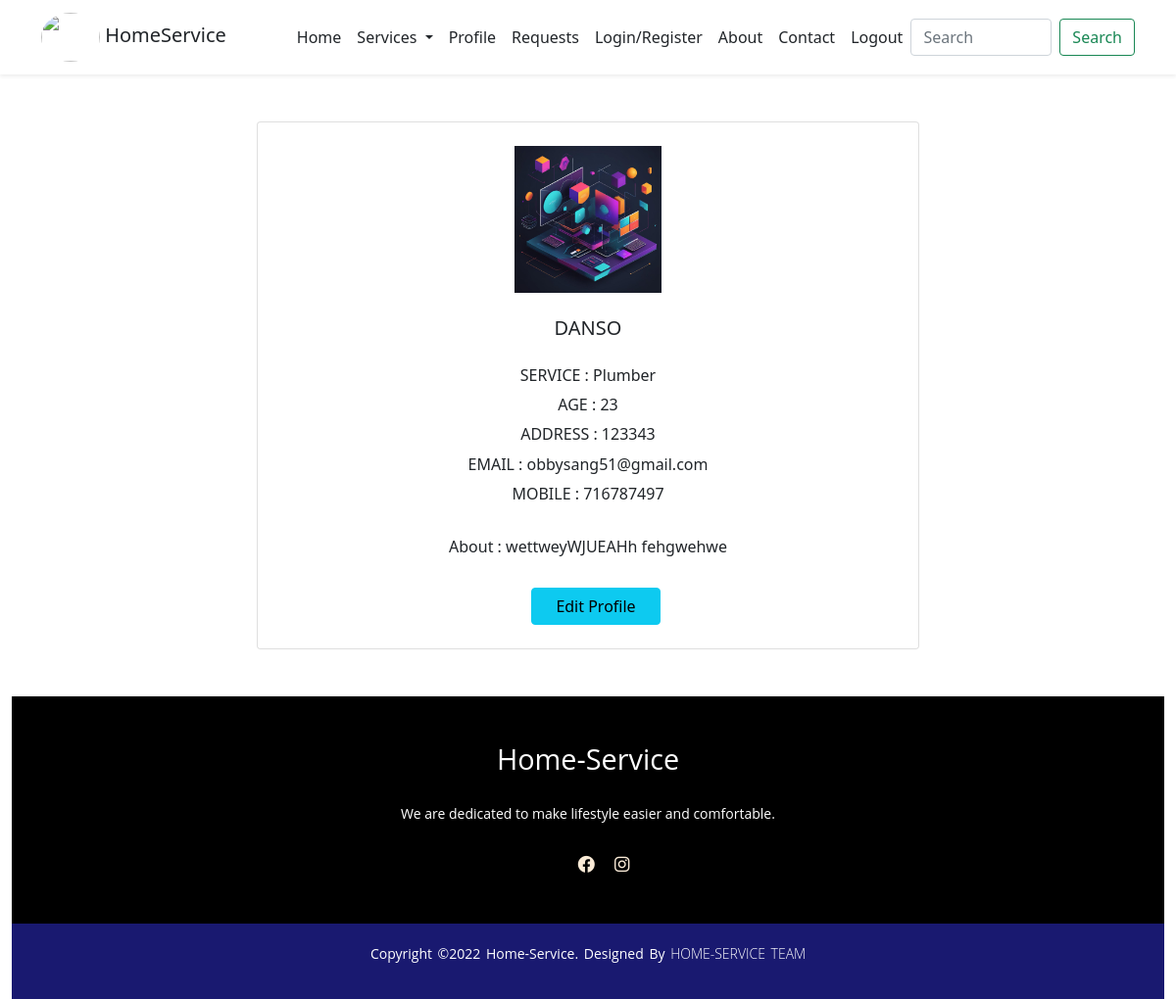
The app's page /provider/profileProvider.php (signed in) with its own data.
### tables this page shows
CREATE TABLE `providerregister` (
  `id` int(11) NOT NULL,
  `username` varchar(30) NOT NULL,
  `email` varchar(30) NOT NULL,
  `age` int(10) NOT NULL,
  `service` text NOT NULL,
  `address` varchar(20) NOT NULL,
  `mobile` int(20) NOT NULL,
  `pass` varchar(30) NOT NULL,
  `image` longblob NOT NULL,
  `about` varchar(200) NOT NULL,
  `status` varchar(255) NOT NULL DEFAULT 'yes'
);

### provider/profileProvider.php (the view, shortened to what this page needs)
<?php
if(isset($_SESSION['username'])){
$l_username=$_SESSION['username'];
}
else{
echo "<script>alert('dont access from url')</script>";
echo "<script>location.href='providerr/providerLogin.php'</script>";
}
?>
<!DOCTYPE html>
<html lang="en">
<head>
    <link rel="stylesheet" href="../css/index.css">
    <link href="https://cdn.jsdelivr.net/npm/bootstrap@5.1.3/dist/css/bootstrap.min.css" rel="stylesheet"
 />
    <link rel="stylesheet" href="https://cdnjs.cloudflare.com/ajax/libs/font-awesome/6.1.2/css/all.min.css">
</head>
<body>
      <nav class="navbar sticky-top navbar-expand-lg navbar-warning bg-white shadow-sm">
        <div class="container">
            <a class="navbar-brand text-dark" href="../indexProvider.php">
                <img src="../img/logo2.jpg" class="rounded-circle" alt="" width="60"
                    height="50" >
                HomeService</a>
            <div class="collapse navbar-collapse" id="navbarSupportedContent">
                <ul class="navbar-nav me-auto mb-2 mb-lg-0 mx-5">
                    <li class="nav-item ">
                        <a class="nav-link active text-dark" aria-current="page" href="../indexProvider.php">Home</a>
                    </li>
                    <li class="nav-item dropdown">
                        <a class="nav-link dropdown-toggle text-dark" href="#" id="navbarDropdown" role="button"
                            data-bs-toggle="dropdown" aria-expanded="false">
                            Services
                        </a>
                    </li>
                    <li class="nav-item">
                        <a class="nav-link text-dark" href="profileProvider.php">Profile</a>
                    </li>
                    <li class="nav-item">
                        <a class="nav-link text-dark" href="../request.php">Requests</a>
                    </li>
                    <li class="nav-item">
                        <a class="nav-link text-dark" href="providerLogin.php">Login/Register</a>
                    </li>
                    <li class="nav-item ">
                        <a class="nav-link text-dark" href="../pAbout.html">About</a>
                    </li>
                    <li class="nav-item">
                        <a class="nav-link text-dark" href="../pContact.html">Contact</a>
                    </li>
                    <li class="nav-item">
                        <a class="nav-link text-dark" href="../logoutProvider.php">Logout</a>
                    </li>
                </ul>
                <form class="d-flex">
                    <input class="form-control me-2" type="search" placeholder="Search" aria-label="Search" />
                    <button class="btn btn-outline-success" type="submit">
                        Search
                    </button>
                </form>
            </div>
        </div>
    </nav>
<?php
    include 'config.php';
              $allData = mysqli_query($conn,"SELECT * FROM `providerregister` WHERE username='$l_username'");
             while($row = mysqli_fetch_array($allData)){
                echo"
                        <div class='container-fluid mt-5 mb-5'>
                        <div class='row d-flex justify-content-center'>
                            <div class='col-md-7'>
                                <div class='card p-3 py-4'>
                                    <div class='text-center'>
                                        <img src='./$row[image]' width='150px'>
                                    </div>
                                    <div class='text-center mt-3'>
                                        <h5 class='mt-2 mb-0 text-uppercase text-Dark'>$row[username]</h5> <br>
                                        <span><h6 class='d-inline-block text-uppercase text-Dark'>Service : </h6>  $row[service]</span><br>
                                        <span><h6 class='d-inline-block text-uppercase text-Dark'>Age : </h6>  $row[age]</span><br>
                                        <span><h6 class='d-inline-block text-uppercase text-Dark'>Address : </h6>  $row[address]</span><br>
                                        <span><h6 class='d-inline-block text-uppercase text-Dark'>Email : </h6>  $row[email]</span><br>
                                        <span><h6 class='d-inline-block text-uppercase text-Dark'>Mobile : </h6>  $row[mobile]</span><br>
                                        <div class='px-4 m-4'>
                                             <p > <h6 class='d-inline-block'>About : </h6>  $row[about] </p>
                                        </div>
                                        <div class='buttons'>
                                        <a href='editProfile.php?id=$row[id]'><button class='btn btn-info px-4 ms-3'>Edit Profile</button></a>
                                        </div>
                                    </div>
                                </div>
                            </div>
                        </div>
                    </div>
                    ";
              }
             ?>
    <div class="container-fluid">
        <footer>
            <div class="footer-content">
                <h3>Home-Service</h3>
                <p>We are dedicated to make lifestyle easier and comfortable.</p>
                <ul class="socials">
                    <li><a href="#"><i class="fa-brands fa-facebook"></i></a></li>
                    <li><a href="#"><i class="fa-brands fa-instagram"></i></a></li>
                </ul>
            </div>
            <div class="footer-bottom">
                <p>copyright &copy;2022 Home-Service. designed by <span>Home-Service Team</span></p>
            </div>
        </footer>
    </div>
</body>
</html>

### css/index.css (style rules this page uses)
footer { position: absolute; background:black ; height: auto; width: 98vw; font-family: "Open Sans"; padding-top: 40px; color: white; }
.footer-content { display: flex; align-items: center; justify-content: center; flex-direction: column; text-align: center; }
.footer-content h3 { font-size: 1.8rem; font-weight: 400; text-transform: capitalize; line-height: 3rem; }
.footer-content p { max-width: 500px; margin: 10px auto; line-height: 28px; font-size: 14px; }
.socials { list-style: none; display: flex; align-items: center; justify-content: center; margin: 1rem 0 3rem 0; }
.socials li { margin: 0 10px; }
.socials a { text-decoration: none; color: antiquewhite; }
.socials a i { font-size: 1.1rem; transition: color .5s ease; }
.footer-bottom { background-color: midnightblue; width: 98vw; padding: 20px 0; text-align: center; }
.footer-bottom p { font-size: 14px; word-spacing: 2px; text-transform: capitalize; }
.footer-bottom span { text-transform: uppercase; font-weight: 200; color: white; }

### records on screen
providerregister: image (picture), username "DANSO", service "Plumber", age "23", address "123343", email "obbysang51@gmail.com", mobile "716787497", about "wettweyWJUEAHh fehgwehwe"
